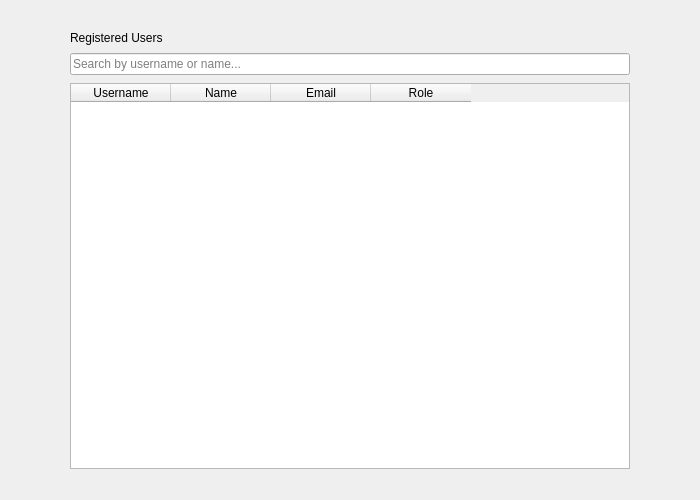
<?xml version="1.0" encoding="UTF-8"?>
<ui version="4.0">
 <class>adminusers</class>
 <widget class="QDialog" name="adminusers">
  <property name="geometry">
   <rect>
    <x>0</x>
    <y>0</y>
    <width>700</width>
    <height>500</height>
   </rect>
  </property>
  <property name="windowTitle">
   <string>Buspass</string>
  </property>
  <layout class="QVBoxLayout" name="outerLayout">
   <item>
    <layout class="QHBoxLayout" name="centerRow">
     <item>
      <spacer name="leftSpacer">
       <property name="orientation">
        <enum>Qt::Orientation::Horizontal</enum>
       </property>
       <property name="sizeHint" stdset="0">
        <size>
         <width>40</width>
         <height>20</height>
        </size>
       </property>
      </spacer>
     </item>
     <item>
      <widget class="QWidget" name="formCard">
       <property name="minimumSize">
        <size>
         <width>600</width>
         <height>0</height>
        </size>
       </property>
       <property name="maximumSize">
        <size>
         <width>760</width>
         <height>16777215</height>
        </size>
       </property>
       <layout class="QVBoxLayout" name="outerVLayout">
        <property name="spacing">
         <number>8</number>
        </property>
        <property name="leftMargin"><number>20</number></property>
        <property name="topMargin"><number>20</number></property>
        <property name="rightMargin"><number>20</number></property>
        <property name="bottomMargin"><number>20</number></property>
        <item>
         <widget class="QLabel" name="titleLabel">
          <property name="text">
           <string>Registered Users</string>
          </property>
         </widget>
        </item>
        <item>
         <widget class="QLineEdit" name="searchBar">
          <property name="placeholderText">
           <string>Search by username or name...</string>
          </property>
         </widget>
        </item>
        <item>
         <widget class="QTableWidget" name="tableWidget">
          <column>
           <property name="text">
            <string>Username</string>
           </property>
          </column>
          <column>
           <property name="text">
            <string>Name</string>
           </property>
          </column>
          <column>
           <property name="text">
            <string>Email</string>
           </property>
          </column>
          <column>
           <property name="text">
            <string>Role</string>
           </property>
          </column>
         </widget>
        </item>
       </layout>
      </widget>
     </item>
     <item>
      <spacer name="rightSpacer">
       <property name="orientation">
        <enum>Qt::Orientation::Horizontal</enum>
       </property>
       <property name="sizeHint" stdset="0">
        <size>
         <width>40</width>
         <height>20</height>
        </size>
       </property>
      </spacer>
     </item>
    </layout>
   </item>
  </layout>
 </widget>
 <resources/>
 <connections/>
</ui>
